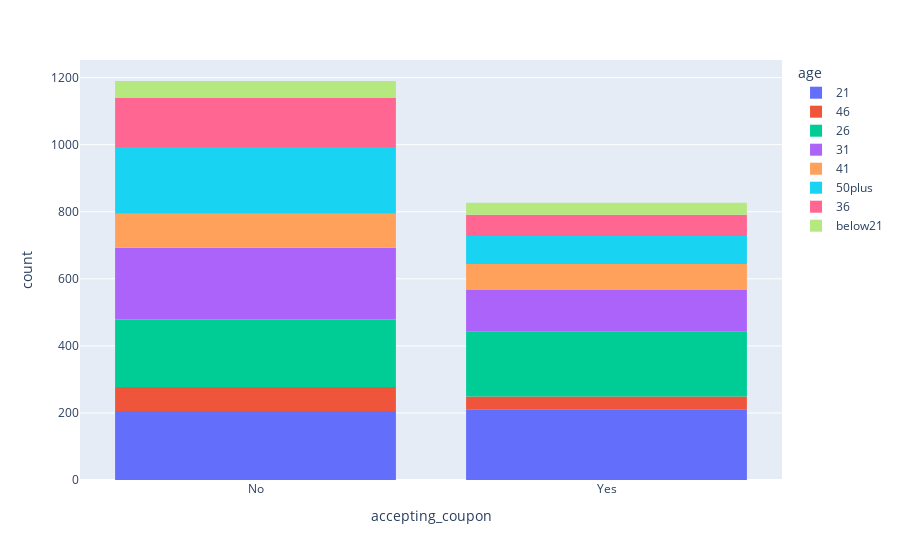

The notebook cell this image was saved under:
### Code cell
# bar coupons by age group
fig = px.histogram(bar_coupons, x="accepting_coupon", color="age")
fig.show()

### Figure 1 — Plotly figure (JSON) as saved in the notebook; plotly's stock layout.template omitted (floating-point values rounded to 4 significant figures; data arrays with more than 128 entries replaced by an {"elided": "..."} marker saying what was removed)
{"data": [{"alignmentgroup": "True", "bingroup": "x", "hovertemplate": "age=21<br>accepting_coupon=%{x}<br>count=%{y}<extra></extra>", "legendgroup": "21", "marker": {"color": "#636efa", "pattern": {"shape": ""}}, "name": "21", "offsetgroup": "21", "orientation": "v", "showlegend": true, "type": "histogram", "x": {"elided": "417 str values"}, "xaxis": "x", "yaxis": "y"}, {"alignmentgroup": "True", "bingroup": "x", "hovertemplate": "age=46<br>accepting_coupon=%{x}<br>count=%{y}<extra></extra>", "legendgroup": "46", "marker": {"color": "#EF553B", "pattern": {"shape": ""}}, "name": "46", "offsetgroup": "46", "orientation": "v", "showlegend": true, "type": "histogram", "x": ["No", "No", "No", "Yes", "Yes", "Yes", "No", "No", "No", "No", "Yes", "Yes", "No", "Yes", "No", "No", "No", "No", "No", "No", "No", "No", "Yes", "No", "Yes", "No", "Yes", "No", "No", "No", "No", "Yes", "Yes", "No", "No", "No", "No", "Yes", "Yes", "No", "Yes", "Yes", "No", "No", "No", "Yes", "Yes", "Yes", "No", "No", "No", "Yes", "Yes", "No", "No", "No", "No", "No", "Yes", "Yes", "Yes", "No", "No", "No", "Yes", "Yes", "No", "No", "Yes", "Yes", "No", "Yes", "No", "No", "No", "No", "No", "No", "No", "Yes", "Yes", "Yes", "Yes", "Yes", "No", "No", "No", "No", "No", "No", "No", "No", "No", "No", "No", "Yes", "Yes", "No", "Yes", "Yes", "No", "No", "Yes", "No", "No", "No", "No", "No", "No"], "xaxis": "x", "yaxis": "y"}, {"alignmentgroup": "True", "bingroup": "x", "hovertemplate": "age=26<br>accepting_coupon=%{x}<br>count=%{y}<extra></extra>", "legendgroup": "26", "marker": {"color": "#00cc96", "pattern": {"shape": ""}}, "name": "26", "offsetgroup": "26", "orientation": "v", "showlegend": true, "type": "histogram", "x": {"elided": "395 str values"}, "xaxis": "x", "yaxis": "y"}, {"alignmentgroup": "True", "bingroup": "x", "hovertemplate": "age=31<br>accepting_coupon=%{x}<br>count=%{y}<extra></extra>", "legendgroup": "31", "marker": {"color": "#ab63fa", "pattern": {"shape": ""}}, "name": "31", "offsetgroup": "31", "orientation": "v", "showlegend": true, "type": "histogram", "x": {"elided": "339 str values"}, "xaxis": "x", "yaxis": "y"}, {"alignmentgroup": "True", "bingroup": "x", "hovertemplate": "age=41<br>accepting_coupon=%{x}<br>count=%{y}<extra></extra>", "legendgroup": "41", "marker": {"color": "#FFA15A", "pattern": {"shape": ""}}, "name": "41", "offsetgroup": "41", "orientation": "v", "showlegend": true, "type": "histogram", "x": {"elided": "178 str values"}, "xaxis": "x", "yaxis": "y"}, {"alignmentgroup": "True", "bingroup": "x", "hovertemplate": "age=50plus<br>accepting_coupon=%{x}<br>count=%{y}<extra></extra>", "legendgroup": "50plus", "marker": {"color": "#19d3f3", "pattern": {"shape": ""}}, "name": "50plus", "offsetgroup": "50plus", "orientation": "v", "showlegend": true, "type": "histogram", "x": {"elided": "283 str values"}, "xaxis": "x", "yaxis": "y"}, {"alignmentgroup": "True", "bingroup": "x", "hovertemplate": "age=36<br>accepting_coupon=%{x}<br>count=%{y}<extra></extra>", "legendgroup": "36", "marker": {"color": "#FF6692", "pattern": {"shape": ""}}, "name": "36", "offsetgroup": "36", "orientation": "v", "showlegend": true, "type": "histogram", "x": {"elided": "209 str values"}, "xaxis": "x", "yaxis": "y"}, {"alignmentgroup": "True", "bingroup": "x", "hovertemplate": "age=below21<br>accepting_coupon=%{x}<br>count=%{y}<extra></extra>", "legendgroup": "below21", "marker": {"color": "#B6E880", "pattern": {"shape": ""}}, "name": "below21", "offsetgroup": "below21", "orientation": "v", "showlegend": true, "type": "histogram", "x": ["Yes", "Yes", "No", "No", "No", "No", "Yes", "Yes", "No", "No", "No", "No", "No", "Yes", "No", "Yes", "Yes", "Yes", "Yes", "Yes", "Yes", "Yes", "Yes", "No", "No", "No", "Yes", "No", "No", "No", "No", "No", "No", "No", "No", "No", "No", "Yes", "Yes", "No", "No", "Yes", "Yes", "Yes", "Yes", "Yes", "Yes", "Yes", "Yes", "Yes", "Yes", "No", "No", "No", "No", "No", "No", "No", "No", "No", "No", "No", "No", "No", "No", "No", "No", "No", "No", "Yes", "No", "No", "No", "No", "No", "Yes", "Yes", "No", "No", "Yes", "Yes", "No", "Yes", "Yes", "Yes", "Yes", "Yes"], "xaxis": "x", "yaxis": "y"}], "layout": {"barmode": "relative", "legend": {"title": {"text": "age"}, "tracegroupgap": 0}, "margin": {"t": 60}, "xaxis": {"anchor": "y", "domain": [0, 1], "title": {"text": "accepting_coupon"}}, "yaxis": {"anchor": "x", "domain": [0, 1], "title": {"text": "count"}}}}
